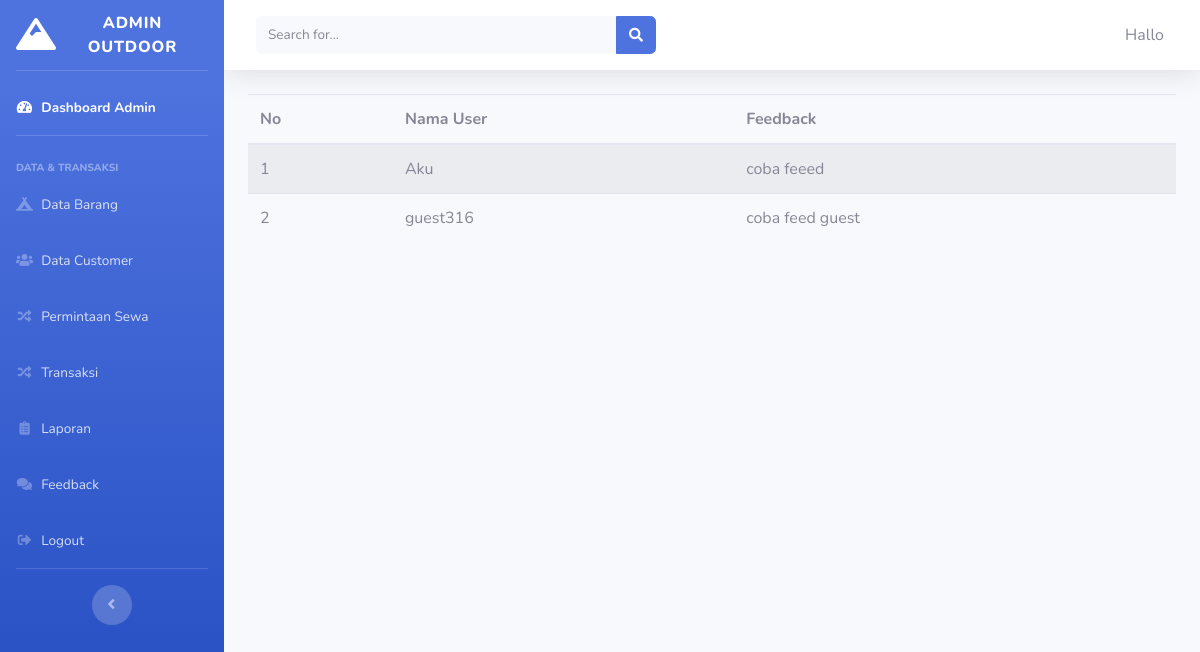
Page /index.php/admin/dashboard/feedback on the committed database.
### tables this page shows
CREATE TABLE `tb_feed` (
  `id_feed` int(11) NOT NULL,
  `namauser` varchar(100) NOT NULL,
  `feedback` text NOT NULL
);

### application/controllers/admin/dashboard.php (called while the page is built, shortened)
<?php
class Dashboard extends CI_Controller
{
    public function __construct()
    {
        $this->load->model('model_barang');
        $this->load->library('cart', 'session');
    }
    public function feedback()
    {
        $data['feed'] = $this->model_barang->tampil_feed()->result();
        $this->load->view('admin/header');
        $this->load->view('admin/sidebar');
        $this->load->view('admin/data_feed', $data);
        $this->load->view('admin/footer');
    }
}

### index.php (called while the page is built, shortened)
<?php
require_once BASEPATH . 'core/CodeIgniter.php';

### application/models/model_barang.php (called while the page is built, shortened)
<?php
class Model_barang extends CI_Model
{
    public function tampil_feed()
    {
        return $this->db->get('tb_feed');
    }
}

### application/views/admin/data_feed.php (the view, shortened to what this page needs)
<div class="container-fluid">
    <div class="section-class">
        <table class="table table-hover table-striped">
            <thead>
                <tr>
                    <th>No</th>
                    <th>Nama User</th>
                    <th>Feedback</th>
                </tr>
            </thead>
            <tbody>
                <?php
                $no = 1;
                foreach ($feed as $fd) : ?>
                    <tr class="mt-5">
                        <td><?php echo $no++ ?></td>
                        <td>
                            <?php echo $fd->namauser ?></td>
                        <td><?php echo $fd->feedback ?></td>
                    </tr>
                <?php endforeach; ?>
            </tbody>
        </table>
    </div>
</div>

### rows in the picture
tb_feed: namauser "Aku", feedback "coba feeed"
tb_feed: namauser "guest316", feedback "coba feed guest"
